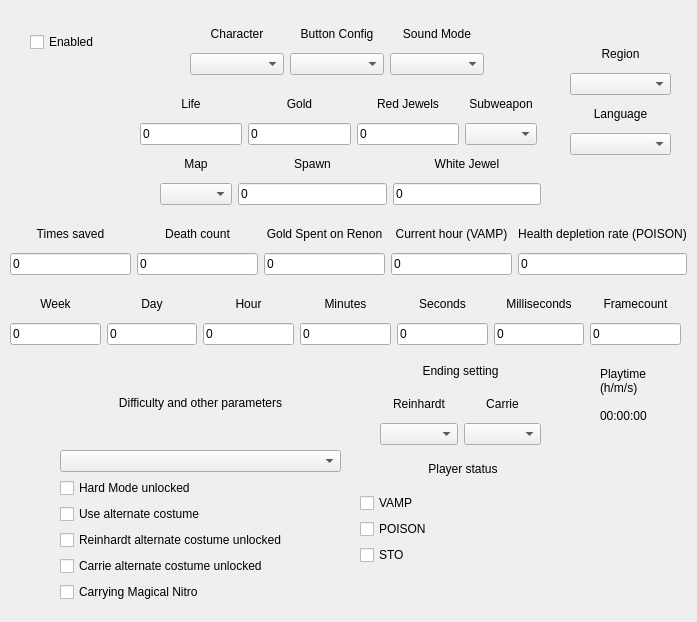
<?xml version="1.0" encoding="UTF-8"?>
<ui version="4.0">
    <class>General</class>
    <widget class="QWidget" name="pageMain">
     <widget class="QWidget" name="gridLayoutWidget_2">
      <property name="geometry">
       <rect>
        <x>190</x>
        <y>20</y>
        <width>294</width>
        <height>55</height>
       </rect>
      </property>
      <layout class="QGridLayout" name="glCharacter">
       <item row="1" column="0">
        <widget class="QComboBox" name="cbCharacter"/>
       </item>
       <item row="1" column="1">
        <widget class="QComboBox" name="cbButtonConfig"/>
       </item>
       <item row="0" column="1">
        <widget class="QLabel" name="labelButtonConfig">
         <property name="text">
          <string>Button Config</string>
         </property>
         <property name="alignment">
          <set>Qt::AlignmentFlag::AlignCenter</set>
         </property>
        </widget>
       </item>
       <item row="0" column="3">
        <widget class="QLabel" name="labelSoundMode">
         <property name="text">
          <string>Sound Mode</string>
         </property>
         <property name="alignment">
          <set>Qt::AlignmentFlag::AlignCenter</set>
         </property>
        </widget>
       </item>
       <item row="1" column="3">
        <widget class="QComboBox" name="cbSoundMode"/>
       </item>
       <item row="0" column="0">
        <widget class="QLabel" name="labelCharacter">
         <property name="layoutDirection">
          <enum>Qt::LayoutDirection::LeftToRight</enum>
         </property>
         <property name="text">
          <string>Character</string>
         </property>
         <property name="textFormat">
          <enum>Qt::TextFormat::AutoText</enum>
         </property>
         <property name="alignment">
          <set>Qt::AlignmentFlag::AlignCenter</set>
         </property>
        </widget>
       </item>
      </layout>
     </widget>
     <widget class="QLabel" name="labelEndingSetting">
      <property name="geometry">
       <rect>
        <x>410</x>
        <y>360</y>
        <width>101</width>
        <height>21</height>
       </rect>
      </property>
      <property name="layoutDirection">
       <enum>Qt::LayoutDirection::LeftToRight</enum>
      </property>
      <property name="text">
       <string>Ending setting</string>
      </property>
      <property name="textFormat">
       <enum>Qt::TextFormat::AutoText</enum>
      </property>
      <property name="alignment">
       <set>Qt::AlignmentFlag::AlignCenter</set>
      </property>
     </widget>
     <widget class="QWidget" name="gridLayoutWidget">
      <property name="geometry">
       <rect>
        <x>10</x>
        <y>290</y>
        <width>671</width>
        <height>55</height>
       </rect>
      </property>
      <layout class="QGridLayout" name="glTime">
       <property name="sizeConstraint">
        <enum>QLayout::SizeConstraint::SetDefaultConstraint</enum>
       </property>
       <item row="0" column="3">
        <widget class="QLabel" name="labelMinutes">
         <property name="acceptDrops">
          <bool>false</bool>
         </property>
         <property name="text">
          <string>Minutes</string>
         </property>
         <property name="alignment">
          <set>Qt::AlignmentFlag::AlignCenter</set>
         </property>
        </widget>
       </item>
       <item row="0" column="2">
        <widget class="QLabel" name="labelHour">
         <property name="text">
          <string>Hour</string>
         </property>
         <property name="alignment">
          <set>Qt::AlignmentFlag::AlignCenter</set>
         </property>
        </widget>
       </item>
       <item row="0" column="1">
        <widget class="QLabel" name="labelDay">
         <property name="text">
          <string>Day</string>
         </property>
         <property name="alignment">
          <set>Qt::AlignmentFlag::AlignCenter</set>
         </property>
        </widget>
       </item>
       <item row="0" column="4">
        <widget class="QLabel" name="labelSeconds">
         <property name="text">
          <string>Seconds</string>
         </property>
         <property name="alignment">
          <set>Qt::AlignmentFlag::AlignCenter</set>
         </property>
        </widget>
       </item>
       <item row="0" column="5">
        <widget class="QLabel" name="labelMilliseconds">
         <property name="text">
          <string>Milliseconds</string>
         </property>
         <property name="alignment">
          <set>Qt::AlignmentFlag::AlignCenter</set>
         </property>
        </widget>
       </item>
       <item row="0" column="0">
        <widget class="QLabel" name="labelWeek">
         <property name="layoutDirection">
          <enum>Qt::LayoutDirection::LeftToRight</enum>
         </property>
         <property name="text">
          <string>Week</string>
         </property>
         <property name="textFormat">
          <enum>Qt::TextFormat::AutoText</enum>
         </property>
         <property name="alignment">
          <set>Qt::AlignmentFlag::AlignCenter</set>
         </property>
        </widget>
       </item>
       <item row="0" column="6">
        <widget class="QLabel" name="labelFramecount">
         <property name="layoutDirection">
          <enum>Qt::LayoutDirection::LeftToRight</enum>
         </property>
         <property name="text">
          <string>Framecount</string>
         </property>
         <property name="textFormat">
          <enum>Qt::TextFormat::AutoText</enum>
         </property>
         <property name="alignment">
          <set>Qt::AlignmentFlag::AlignCenter</set>
         </property>
        </widget>
       </item>
       <item row="1" column="0">
        <widget class="QLineEdit" name="leWeek">
         <property name="text">
          <string>0</string>
         </property>
        </widget>
       </item>
       <item row="1" column="1">
        <widget class="QLineEdit" name="leDay">
         <property name="text">
          <string>0</string>
         </property>
        </widget>
       </item>
       <item row="1" column="2">
        <widget class="QLineEdit" name="leHour">
         <property name="text">
          <string>0</string>
         </property>
        </widget>
       </item>
       <item row="1" column="3">
        <widget class="QLineEdit" name="leMinutes">
         <property name="text">
          <string>0</string>
         </property>
        </widget>
       </item>
       <item row="1" column="4">
        <widget class="QLineEdit" name="leSeconds">
         <property name="text">
          <string>0</string>
         </property>
        </widget>
       </item>
       <item row="1" column="5">
        <widget class="QLineEdit" name="leMilliseconds">
         <property name="text">
          <string>0</string>
         </property>
        </widget>
       </item>
       <item row="1" column="6">
        <widget class="QLineEdit" name="leFrameCount">
         <property name="text">
          <string>0</string>
         </property>
        </widget>
       </item>
      </layout>
     </widget>
     <widget class="QWidget" name="gridLayoutWidget_5">
      <property name="geometry">
       <rect>
        <x>10</x>
        <y>220</y>
        <width>677</width>
        <height>55</height>
       </rect>
      </property>
      <layout class="QGridLayout" name="glMisc">
       <property name="sizeConstraint">
        <enum>QLayout::SizeConstraint::SetDefaultConstraint</enum>
       </property>
       <item row="0" column="4">
        <widget class="QLabel" name="labelHealthDepletionRate">
         <property name="layoutDirection">
          <enum>Qt::LayoutDirection::LeftToRight</enum>
         </property>
         <property name="text">
          <string>Health depletion rate (POISON)</string>
         </property>
         <property name="textFormat">
          <enum>Qt::TextFormat::AutoText</enum>
         </property>
         <property name="alignment">
          <set>Qt::AlignmentFlag::AlignCenter</set>
         </property>
        </widget>
       </item>
       <item row="0" column="1">
        <widget class="QLabel" name="labelDeathCount">
         <property name="text">
          <string>Death count</string>
         </property>
         <property name="alignment">
          <set>Qt::AlignmentFlag::AlignCenter</set>
         </property>
        </widget>
       </item>
       <item row="1" column="0">
        <widget class="QLineEdit" name="leTimesSaved">
         <property name="text">
          <string>0</string>
         </property>
        </widget>
       </item>
       <item row="0" column="2">
        <widget class="QLabel" name="labelGoldRenon">
         <property name="layoutDirection">
          <enum>Qt::LayoutDirection::LeftToRight</enum>
         </property>
         <property name="text">
          <string>Gold Spent on Renon</string>
         </property>
         <property name="textFormat">
          <enum>Qt::TextFormat::AutoText</enum>
         </property>
         <property name="alignment">
          <set>Qt::AlignmentFlag::AlignCenter</set>
         </property>
        </widget>
       </item>
       <item row="1" column="2">
        <widget class="QLineEdit" name="leGoldRenon">
         <property name="text">
          <string>0</string>
         </property>
        </widget>
       </item>
       <item row="1" column="1">
        <widget class="QLineEdit" name="leDeathCount">
         <property name="text">
          <string>0</string>
         </property>
        </widget>
       </item>
       <item row="0" column="0">
        <widget class="QLabel" name="labelTimesSaved">
         <property name="layoutDirection">
          <enum>Qt::LayoutDirection::LeftToRight</enum>
         </property>
         <property name="text">
          <string>Times saved</string>
         </property>
         <property name="textFormat">
          <enum>Qt::TextFormat::AutoText</enum>
         </property>
         <property name="alignment">
          <set>Qt::AlignmentFlag::AlignCenter</set>
         </property>
        </widget>
       </item>
       <item row="0" column="3">
        <widget class="QLabel" name="labelHourVamp">
         <property name="layoutDirection">
          <enum>Qt::LayoutDirection::LeftToRight</enum>
         </property>
         <property name="text">
          <string>Current hour (VAMP)</string>
         </property>
         <property name="textFormat">
          <enum>Qt::TextFormat::AutoText</enum>
         </property>
         <property name="alignment">
          <set>Qt::AlignmentFlag::AlignCenter</set>
         </property>
        </widget>
       </item>
       <item row="1" column="3">
        <widget class="QLineEdit" name="leHourVamp">
         <property name="text">
          <string>0</string>
         </property>
        </widget>
       </item>
       <item row="1" column="4">
        <widget class="QLineEdit" name="leHealthDepletionRate">
         <property name="text">
          <string>0</string>
         </property>
        </widget>
       </item>
      </layout>
     </widget>
     <widget class="QWidget" name="gridLayoutWidget_4">
      <property name="geometry">
       <rect>
        <x>160</x>
        <y>150</y>
        <width>381</width>
        <height>55</height>
       </rect>
      </property>
      <layout class="QGridLayout" name="glMap">
       <property name="sizeConstraint">
        <enum>QLayout::SizeConstraint::SetDefaultConstraint</enum>
       </property>
       <item row="0" column="1">
        <widget class="QLabel" name="labelSpawn">
         <property name="layoutDirection">
          <enum>Qt::LayoutDirection::LeftToRight</enum>
         </property>
         <property name="text">
          <string>Spawn</string>
         </property>
         <property name="textFormat">
          <enum>Qt::TextFormat::AutoText</enum>
         </property>
         <property name="alignment">
          <set>Qt::AlignmentFlag::AlignCenter</set>
         </property>
        </widget>
       </item>
       <item row="0" column="2">
        <widget class="QLabel" name="labelSaveCrystal">
         <property name="layoutDirection">
          <enum>Qt::LayoutDirection::LeftToRight</enum>
         </property>
         <property name="text">
          <string>White Jewel</string>
         </property>
         <property name="textFormat">
          <enum>Qt::TextFormat::AutoText</enum>
         </property>
         <property name="alignment">
          <set>Qt::AlignmentFlag::AlignCenter</set>
         </property>
        </widget>
       </item>
       <item row="0" column="0">
        <widget class="QLabel" name="labelMap">
         <property name="layoutDirection">
          <enum>Qt::LayoutDirection::LeftToRight</enum>
         </property>
         <property name="text">
          <string>Map</string>
         </property>
         <property name="textFormat">
          <enum>Qt::TextFormat::AutoText</enum>
         </property>
         <property name="alignment">
          <set>Qt::AlignmentFlag::AlignCenter</set>
         </property>
        </widget>
       </item>
       <item row="2" column="0">
        <widget class="QComboBox" name="cbMap"/>
       </item>
       <item row="2" column="2">
        <widget class="QLineEdit" name="leWhiteJewel">
         <property name="text">
          <string>0</string>
         </property>
        </widget>
       </item>
       <item row="2" column="1">
        <widget class="QLineEdit" name="leSpawn">
         <property name="text">
          <string>0</string>
         </property>
        </widget>
       </item>
      </layout>
     </widget>
     <widget class="QWidget" name="gridLayoutWidget_6">
      <property name="geometry">
       <rect>
        <x>60</x>
        <y>361</y>
        <width>281</width>
        <height>241</height>
       </rect>
      </property>
      <layout class="QGridLayout" name="glSaveFlags">
       <property name="sizeConstraint">
        <enum>QLayout::SizeConstraint::SetDefaultConstraint</enum>
       </property>
       <item row="4" column="0">
        <widget class="QCheckBox" name="cboxUseAlternateCostume">
         <property name="text">
          <string>Use alternate costume</string>
         </property>
        </widget>
       </item>
       <item row="5" column="0">
        <widget class="QCheckBox" name="cboxReinhardtCostume">
         <property name="text">
          <string>Reinhardt alternate costume unlocked</string>
         </property>
        </widget>
       </item>
       <item row="6" column="0">
        <widget class="QCheckBox" name="cboxCarrieCostume">
         <property name="text">
          <string>Carrie alternate costume unlocked</string>
         </property>
        </widget>
       </item>
       <item row="7" column="0">
        <widget class="QCheckBox" name="cboxNitro">
         <property name="text">
          <string>Carrying Magical Nitro</string>
         </property>
        </widget>
       </item>
       <item row="0" column="0" rowspan="2">
        <widget class="QLabel" name="labelDifficulty">
         <property name="layoutDirection">
          <enum>Qt::LayoutDirection::LeftToRight</enum>
         </property>
         <property name="text">
          <string>Difficulty and other parameters</string>
         </property>
         <property name="textFormat">
          <enum>Qt::TextFormat::AutoText</enum>
         </property>
         <property name="alignment">
          <set>Qt::AlignmentFlag::AlignCenter</set>
         </property>
        </widget>
       </item>
       <item row="2" column="0">
        <widget class="QComboBox" name="cbDifficulty"/>
       </item>
       <item row="3" column="0">
        <widget class="QCheckBox" name="cboxHardMode">
         <property name="text">
          <string>Hard Mode unlocked</string>
         </property>
        </widget>
       </item>
      </layout>
     </widget>
     <widget class="QWidget" name="gridLayoutWidget_7">
      <property name="geometry">
       <rect>
        <x>380</x>
        <y>390</y>
        <width>161</width>
        <height>55</height>
       </rect>
      </property>
      <layout class="QGridLayout" name="glEndings">
       <item row="0" column="1">
        <widget class="QLabel" name="labelCarrieEnding">
         <property name="text">
          <string>Carrie</string>
         </property>
         <property name="alignment">
          <set>Qt::AlignmentFlag::AlignCenter</set>
         </property>
        </widget>
       </item>
       <item row="1" column="0">
        <widget class="QComboBox" name="cbReinhardtEnding"/>
       </item>
       <item row="1" column="1">
        <widget class="QComboBox" name="cbCarrieEnding"/>
       </item>
       <item row="0" column="0">
        <widget class="QLabel" name="labelReinhardtEnding">
         <property name="layoutDirection">
          <enum>Qt::LayoutDirection::LeftToRight</enum>
         </property>
         <property name="text">
          <string>Reinhardt</string>
         </property>
         <property name="textFormat">
          <enum>Qt::TextFormat::AutoText</enum>
         </property>
         <property name="alignment">
          <set>Qt::AlignmentFlag::AlignCenter</set>
         </property>
        </widget>
       </item>
      </layout>
     </widget>
     <widget class="QWidget" name="gridLayoutWidget_3">
      <property name="geometry">
       <rect>
        <x>140</x>
        <y>90</y>
        <width>397</width>
        <height>55</height>
       </rect>
      </property>
      <layout class="QGridLayout" name="glLife">
       <property name="sizeConstraint">
        <enum>QLayout::SizeConstraint::SetDefaultConstraint</enum>
       </property>
       <item row="0" column="2">
        <widget class="QLabel" name="labelJewels">
         <property name="layoutDirection">
          <enum>Qt::LayoutDirection::LeftToRight</enum>
         </property>
         <property name="text">
          <string>Red Jewels</string>
         </property>
         <property name="textFormat">
          <enum>Qt::TextFormat::AutoText</enum>
         </property>
         <property name="alignment">
          <set>Qt::AlignmentFlag::AlignCenter</set>
         </property>
        </widget>
       </item>
       <item row="0" column="4">
        <widget class="QLabel" name="labelSubweapon">
         <property name="layoutDirection">
          <enum>Qt::LayoutDirection::LeftToRight</enum>
         </property>
         <property name="text">
          <string>Subweapon</string>
         </property>
         <property name="textFormat">
          <enum>Qt::TextFormat::AutoText</enum>
         </property>
         <property name="alignment">
          <set>Qt::AlignmentFlag::AlignCenter</set>
         </property>
        </widget>
       </item>
       <item row="1" column="4">
        <widget class="QComboBox" name="cbSubweapon"/>
       </item>
       <item row="0" column="1">
        <widget class="QLabel" name="labelGold">
         <property name="layoutDirection">
          <enum>Qt::LayoutDirection::LeftToRight</enum>
         </property>
         <property name="text">
          <string>Gold</string>
         </property>
         <property name="textFormat">
          <enum>Qt::TextFormat::AutoText</enum>
         </property>
         <property name="alignment">
          <set>Qt::AlignmentFlag::AlignCenter</set>
         </property>
        </widget>
       </item>
       <item row="1" column="1">
        <widget class="QLineEdit" name="leGold">
         <property name="text">
          <string>0</string>
         </property>
        </widget>
       </item>
       <item row="1" column="0">
        <widget class="QLineEdit" name="leLife">
         <property name="text">
          <string>0</string>
         </property>
        </widget>
       </item>
       <item row="0" column="0">
        <widget class="QLabel" name="labelLife">
         <property name="layoutDirection">
          <enum>Qt::LayoutDirection::LeftToRight</enum>
         </property>
         <property name="text">
          <string>Life</string>
         </property>
         <property name="textFormat">
          <enum>Qt::TextFormat::AutoText</enum>
         </property>
         <property name="alignment">
          <set>Qt::AlignmentFlag::AlignCenter</set>
         </property>
        </widget>
       </item>
       <item row="1" column="2">
        <widget class="QLineEdit" name="leRedJewels">
         <property name="text">
          <string>0</string>
         </property>
        </widget>
       </item>
      </layout>
     </widget>
     <widget class="QWidget" name="gridLayoutWidget_15">
      <property name="geometry">
       <rect>
        <x>360</x>
        <y>450</y>
        <width>206</width>
        <height>115</height>
       </rect>
      </property>
      <layout class="QGridLayout" name="glPlayerStatus">
       <property name="sizeConstraint">
        <enum>QLayout::SizeConstraint::SetDefaultConstraint</enum>
       </property>
       <item row="4" column="0">
        <widget class="QCheckBox" name="cboxSto">
         <property name="text">
          <string>STO</string>
         </property>
        </widget>
       </item>
       <item row="3" column="0">
        <widget class="QCheckBox" name="cboxPoison">
         <property name="text">
          <string>POISON</string>
         </property>
        </widget>
       </item>
       <item row="2" column="0">
        <widget class="QCheckBox" name="cboxVamp">
         <property name="text">
          <string>VAMP</string>
         </property>
        </widget>
       </item>
       <item row="1" column="0">
        <widget class="QLabel" name="labelPlayerStatus">
         <property name="layoutDirection">
          <enum>Qt::LayoutDirection::LeftToRight</enum>
         </property>
         <property name="text">
          <string>Player status</string>
         </property>
         <property name="textFormat">
          <enum>Qt::TextFormat::AutoText</enum>
         </property>
         <property name="alignment">
          <set>Qt::AlignmentFlag::AlignCenter</set>
         </property>
        </widget>
       </item>
      </layout>
     </widget>
     <widget class="QWidget" name="gridLayoutWidget_14">
      <property name="geometry">
       <rect>
        <x>570</x>
        <y>40</y>
        <width>101</width>
        <height>115</height>
       </rect>
      </property>
      <layout class="QGridLayout" name="glLocale">
       <item row="2" column="0">
        <widget class="QLabel" name="labelLanguage">
         <property name="layoutDirection">
          <enum>Qt::LayoutDirection::LeftToRight</enum>
         </property>
         <property name="text">
          <string>Language</string>
         </property>
         <property name="textFormat">
          <enum>Qt::TextFormat::AutoText</enum>
         </property>
         <property name="alignment">
          <set>Qt::AlignmentFlag::AlignCenter</set>
         </property>
        </widget>
       </item>
       <item row="0" column="0">
        <widget class="QLabel" name="labelRegion">
         <property name="layoutDirection">
          <enum>Qt::LayoutDirection::LeftToRight</enum>
         </property>
         <property name="text">
          <string>Region</string>
         </property>
         <property name="textFormat">
          <enum>Qt::TextFormat::AutoText</enum>
         </property>
         <property name="alignment">
          <set>Qt::AlignmentFlag::AlignCenter</set>
         </property>
        </widget>
       </item>
       <item row="3" column="0">
        <widget class="QComboBox" name="cbLanguage"/>
       </item>
       <item row="1" column="0">
        <widget class="QComboBox" name="cbRegion"/>
       </item>
      </layout>
     </widget>
     <widget class="QCheckBox" name="cboxEnabled">
      <property name="geometry">
       <rect>
        <x>30</x>
        <y>30</y>
        <width>81</width>
        <height>24</height>
       </rect>
      </property>
      <property name="text">
       <string>Enabled</string>
      </property>
     </widget>
     <widget class="QLabel" name="labelTitlePlaytime">
      <property name="geometry">
       <rect>
        <x>600</x>
        <y>360</y>
        <width>63</width>
        <height>41</height>
       </rect>
      </property>
      <property name="text">
       <string>Playtime
(h/m/s)</string>
      </property>
     </widget>
     <widget class="QLabel" name="labelPlaytime">
      <property name="geometry">
       <rect>
        <x>600</x>
        <y>400</y>
        <width>81</width>
        <height>31</height>
       </rect>
      </property>
      <property name="text">
       <string>00:00:00</string>
      </property>
     </widget>
    </widget>
</ui>
